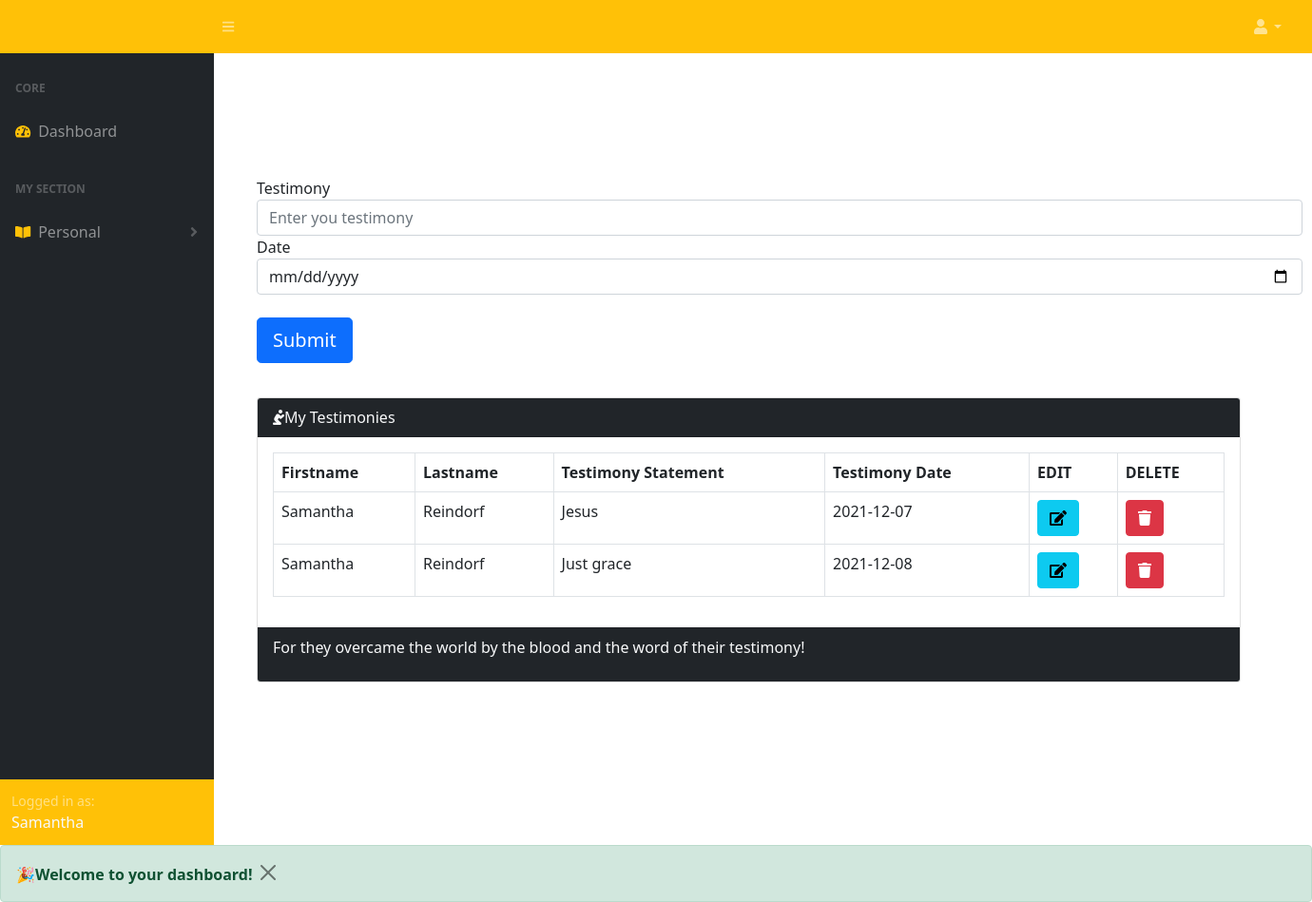
/FRONTEND/VIEW/TKU/TKUindividual.php (signed in), run on the app's committed database.
### tables this page shows
CREATE TABLE `tku_user_testimony` (
  `testimony_id` int(11) NOT NULL,
  `user_id` int(11) NOT NULL,
  `testimony_statement` longtext NOT NULL,
  `testimony_date` date NOT NULL
);

CREATE TABLE `users` (
  `user_id` int(11) NOT NULL,
  `fname` varchar(150) NOT NULL,
  `lname` varchar(150) NOT NULL,
  `password` varchar(100) NOT NULL,
  `confirm_password` varchar(100) NOT NULL,
  `email` varchar(100) NOT NULL,
  `dob` date NOT NULL,
  `fellowship_id` int(11) NOT NULL,
  `phone_number` int(11) NOT NULL
);

### FRONTEND/VIEW/TKU/TKUindividual.php (the view, shortened to what this page needs)
<?php
include('../../../BACKEND/CONNECTIONS/database_connection.php');
include('sidenavTKU.php');
include('../message.php');
?>
<!DOCTYPE html>
<html lang="en">
<head>
    <link rel="stylesheet" href="https://cdn.jsdelivr.net/npm/bootstrap@5.1.3/dist/css/bootstrap.min.css">
     <link href="https://cdn.jsdelivr.net/npm/simple-datatables@latest/dist/style.css" rel="stylesheet" />
     <link rel="stylesheet" href="https://cdnjs.cloudflare.com/ajax/libs/font-awesome/4.7.0/css/font-awesome.min.css">
</head>
<body>
<form style="margin-left: 270px; margin-top: -779px; width:1100px" method="POST">
  <div class="form-group">
    <label>Testimony</label>
    <input type="textarea" class="form-control" name="testimony_statement"  placeholder="Enter you testimony">
  </div>
  <div class="form-group">
    <label>Date</label>
    <input type="date" name="testimony_date" class="form-control">
  </div><br>
  <button type="submit" name="submit" class="btn btn-primary btn-lg">Submit</button>
</form><br>
<div class="card w-75" style="margin-top: 12px; margin-left:270px">
  <div class="card-header text-light bg-dark">
  <span><i class='fas fa-pray'></i>My Testimonies</span>
  </div>
  <div class="card-body">
      <?php
                            $user_id=$_SESSION['auth_user']['user_id'];
                            $query="SELECT users.user_id, users.fname, users.lname, tku_user_testimony.testimony_statement,tku_user_testimony.testimony_id, tku_user_testimony.testimony_date FROM users
                            INNER JOIN tku_user_testimony on tku_user_testimony.user_id=$user_id WHERE fellowship_id=112
                            AND users.user_id=$user_id";
                           if($runQuery=mysqli_query($connection,$query))
                           {
                            if(mysqli_num_rows($runQuery)>0)
                            {
                                    echo "<table class='table-responsive table table-bordered'>";
                                    echo "<tr>";
                                    echo "<th>Firstname</th>";
                                    echo"<th>Lastname</th>";
                                    echo "<th>Testimony Statement</th>";
                                    echo "<th>Testimony Date</th>";
                                    echo"<th>EDIT</th>";
                                    echo"<th colspan=3>DELETE</th>";
                                    echo "</tr>";
                                while($row=mysqli_fetch_array($runQuery))
                                {
                                    echo "<tr>";
                                    echo "<td>".$row['fname']. "</td>";
                                    echo "<td>".$row['lname']. "</td>";
                                    echo "<td>".$row['testimony_statement']. "</td>";
                                    echo "<td>".$row['testimony_date']. "</td>";
       ?>
                                    <td>
                                    <form action="edit.php" method="POST">
                                      <button type="submit"class='btn btn-info' name="edit_btn"><i class='fas fa-edit'></i></button>
                                    </form>
                                    </td>
                                    <td>
                                    <form action="delete.php" method="POST">
                                      <button type="submit"class='btn btn-danger' name="delete_btn"><i class='fa fa-trash'></i></button>
                                    </form>
                                    </td>
                                    <?php
                                }
                                echo "</table>";
                              }
                              else
                              {
                                 echo "No records found";
                              }
                          }
                          else{
                            echo "<h3 style='color:red'>Not signed in</h3>";
                          }
                            ?>
  </div>
  <div class="card-footer text-light bg-dark">
      <p>For they overcame the world by the blood and the word of their testimony!</p>
  </div>
</div>
</body>
</html>

### data on the page
tku_user_testimony: user.fname "Samantha", user.lname "Reindorf", testimony_statement "Jesus", testimony_date "2021-12-07"
tku_user_testimony: user.fname "Samantha", user.lname "Reindorf", testimony_statement "Just grace", testimony_date "2021-12-08"

### other printed values
$firstname=$_SESSION['auth_user']['fname'] "Samantha"
$_SESSION['message1'] "Welcome to your dashboard!"
